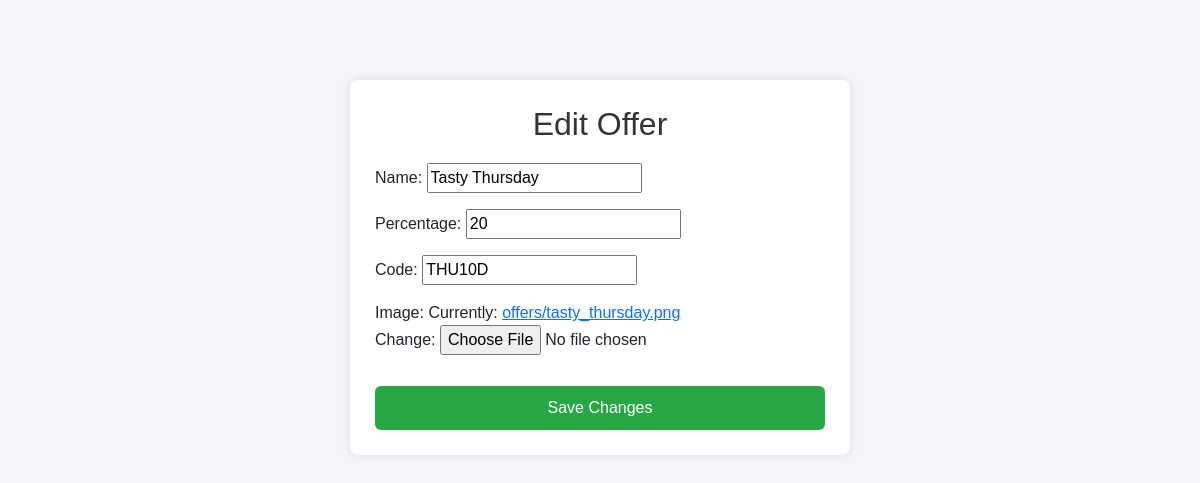
Screenshot of /offer/edit/3/ with the database file from the repository.
### foodie/models.py (models this page shows, shortened)
class Offer(models.Model):
    image=models.ImageField(upload_to='offers/')
    name=models.CharField(max_length=20)
    percentage=models.PositiveIntegerField()
    code=models.CharField(max_length=10)

### foodie/views.py (the view)
# urls.py: path('offer/edit/<int:id>/',views.edit_offer,name='edit_offer'),
def edit_offer(request, id):
    offer = get_object_or_404(Offer, id=id)
    if request.method == "POST":
        form = OfferForm(request.POST, instance=offer)
        if form.is_valid():
            form.save()
            return redirect('admin_dashboard')
    else:
        form = OfferForm(instance=offer)
    return render(request, 'edit_offer.html', {'form': form})

### foodie/forms.py
class OfferForm(forms.ModelForm):
    class Meta:
        model = Offer
        fields = ['name','percentage','code','image']

### foodie/templates/edit_offer.html (shortened to what this page needs)
<!DOCTYPE html>
<html>
<head>
    <link href="https://cdn.jsdelivr.net/npm/bootstrap@5.3.0/dist/css/bootstrap.min.css" rel="stylesheet">
</head>
<body>
    <div class="edit-container">
        <h2>Edit Offer</h2>
        <form method="post">
            {{ form.as_p }}
            <button type="submit">Save Changes</button>
        </form>
    </div>
</body>
</html>

### foodie/templates/edit_offer.html (style rules this page uses)
body { font-family: Arial, sans-serif; background-color: #f4f4f9; margin: 0; padding: 20px; }
.edit-container { max-width: 500px; margin: 60px auto; background: #fff; padding: 25px; border-radius: 8px; box-shadow: 0 0 8px rgba(0,0,0,0.1); }
h2 { text-align: center; margin-bottom: 20px; color: #333; }
form { display: flex; flex-direction: column; }
form button { margin-top: 15px; background: #28a745; color: #fff; border: none; padding: 10px; border-radius: 6px; cursor: pointer; font-size: 16px; }

### rows the page displays
Offer: name "Tasty Thursday", percentage "20", code "THU10D"
